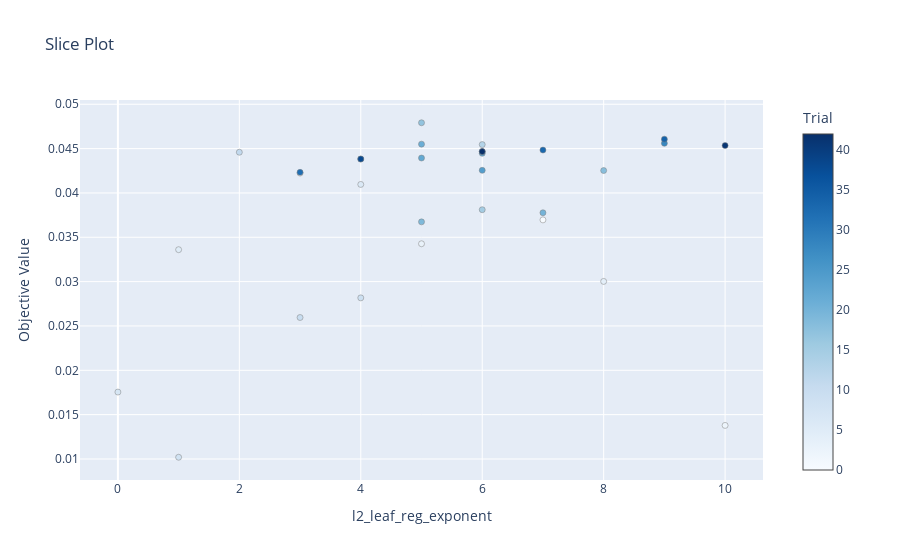
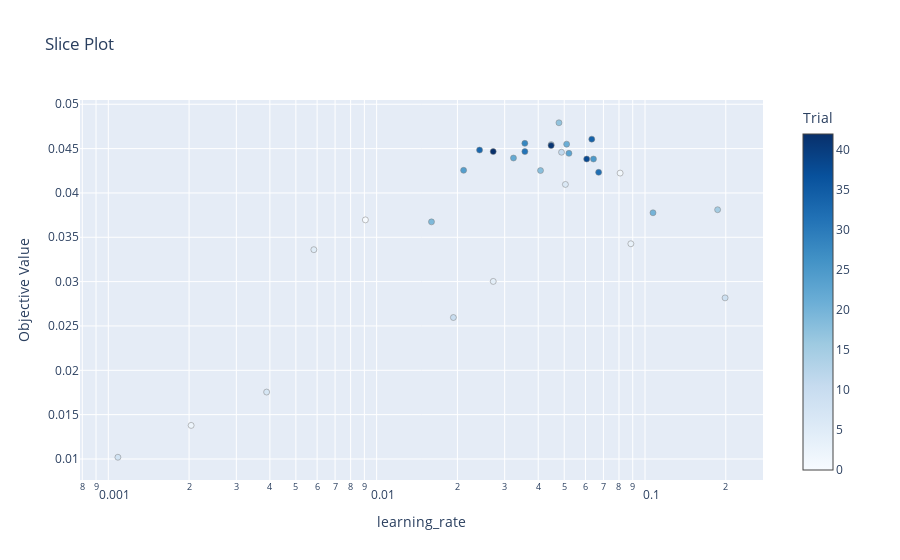
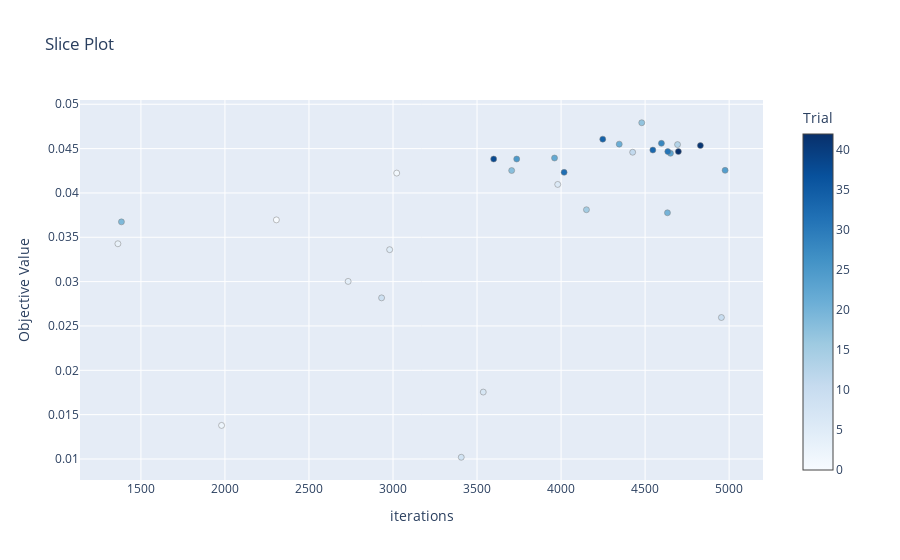
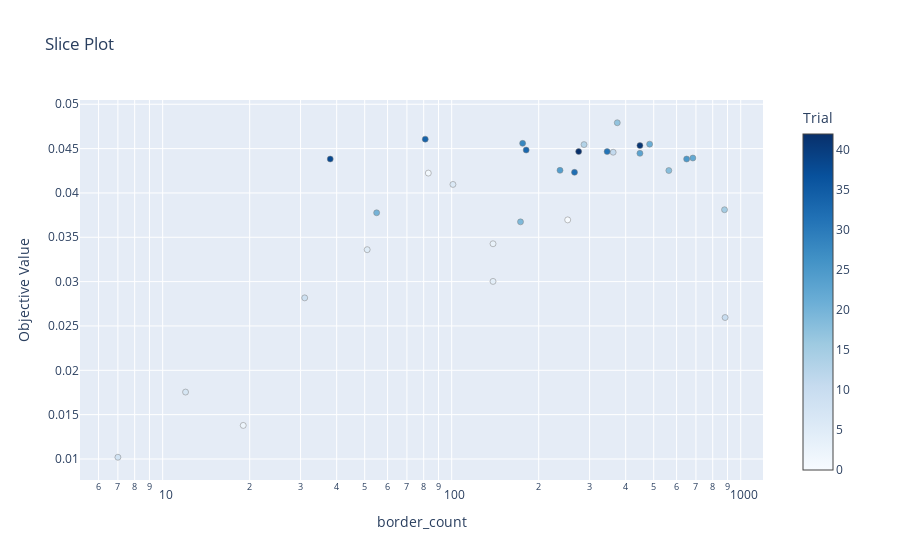

Source (notebook cell) for these figures, in order:
### Code cell
# visualise result
for param in study.best_params.keys():
    optuna.visualization.plot_slice(study, params=[param]).show()

### Figure 1 — Plotly figure (JSON) as saved in the notebook; plotly's stock layout.template omitted (floating-point values rounded to 4 significant figures)
{"data": [{"marker": {"color": [0, 1, 2, 3, 4, 5, 6, 7, 8, 9, 10, 11, 13, 15, 17, 18, 19, 20, 21, 22, 23, 24, 25, 28, 31, 32, 33, 34, 38, 41, 42], "colorbar": {"title": {"text": "Trial"}, "x": 1.0, "xpad": 40}, "colorscale": [[0.0, "rgb(247,251,255)"], [0.125, "rgb(222,235,247)"], [0.25, "rgb(198,219,239)"], [0.375, "rgb(158,202,225)"], [0.5, "rgb(107,174,214)"], [0.625, "rgb(66,146,198)"], [0.75, "rgb(33,113,181)"], [0.875, "rgb(8,81,156)"], [1.0, "rgb(8,48,107)"]], "line": {"color": "Grey", "width": 0.5}}, "mode": "markers", "name": "Feasible Trial", "showlegend": false, "x": [7, 3, 10, 5, 8, 1, 4, 0, 1, 4, 3, 2, 6, 6, 5, 8, 5, 7, 5, 5, 6, 6, 4, 9, 6, 3, 7, 9, 4, 10, 6], "y": [0.03696, 0.04224, 0.01379, 0.03427, 0.03002, 0.0336, 0.04096, 0.01755, 0.0102, 0.02817, 0.02595, 0.04459, 0.04545, 0.03811, 0.04791, 0.04253, 0.03674, 0.03776, 0.0455, 0.04394, 0.04446, 0.04255, 0.04382, 0.04559, 0.04466, 0.04232, 0.04484, 0.04607, 0.04383, 0.04534, 0.04467], "type": "scatter"}], "layout": {"title": {"text": "Slice Plot"}, "xaxis": {"title": {"text": "l2_leaf_reg_exponent"}}, "yaxis": {"title": {"text": "Objective Value"}}}}

### Figure 2 — Plotly figure (JSON) as saved in the notebook; plotly's stock layout.template omitted (floating-point values rounded to 4 significant figures)
{"data": [{"marker": {"color": [0, 1, 2, 3, 4, 5, 6, 7, 8, 9, 10, 11, 13, 15, 17, 18, 19, 20, 21, 22, 23, 24, 25, 28, 31, 32, 33, 34, 38, 41, 42], "colorbar": {"title": {"text": "Trial"}, "x": 1.0, "xpad": 40}, "colorscale": [[0.0, "rgb(247,251,255)"], [0.125, "rgb(222,235,247)"], [0.25, "rgb(198,219,239)"], [0.375, "rgb(158,202,225)"], [0.5, "rgb(107,174,214)"], [0.625, "rgb(66,146,198)"], [0.75, "rgb(33,113,181)"], [0.875, "rgb(8,81,156)"], [1.0, "rgb(8,48,107)"]], "line": {"color": "Grey", "width": 0.5}}, "mode": "markers", "name": "Feasible Trial", "showlegend": false, "x": [0.009079, 0.08078, 0.002035, 0.08858, 0.0272, 0.005834, 0.05051, 0.00389, 0.001086, 0.1988, 0.01932, 0.04886, 0.04471, 0.1865, 0.04779, 0.04079, 0.01601, 0.1071, 0.05105, 0.03235, 0.05207, 0.02109, 0.06427, 0.03566, 0.03568, 0.06718, 0.02418, 0.06334, 0.06064, 0.04469, 0.02719], "y": [0.03696, 0.04224, 0.01379, 0.03427, 0.03002, 0.0336, 0.04096, 0.01755, 0.0102, 0.02817, 0.02595, 0.04459, 0.04545, 0.03811, 0.04791, 0.04253, 0.03674, 0.03776, 0.0455, 0.04394, 0.04446, 0.04255, 0.04382, 0.04559, 0.04466, 0.04232, 0.04484, 0.04607, 0.04383, 0.04534, 0.04467], "type": "scatter"}], "layout": {"title": {"text": "Slice Plot"}, "xaxis": {"title": {"text": "learning_rate"}, "type": "log"}, "yaxis": {"title": {"text": "Objective Value"}}}}

### Figure 3 — Plotly figure (JSON) as saved in the notebook; plotly's stock layout.template omitted (floating-point values rounded to 4 significant figures)
{"data": [{"marker": {"color": [0, 1, 2, 3, 4, 5, 6, 7, 8, 9, 10, 11, 13, 15, 17, 18, 19, 20, 21, 22, 23, 24, 25, 28, 31, 32, 33, 34, 38, 41, 42], "colorbar": {"title": {"text": "Trial"}, "x": 1.0, "xpad": 40}, "colorscale": [[0.0, "rgb(247,251,255)"], [0.125, "rgb(222,235,247)"], [0.25, "rgb(198,219,239)"], [0.375, "rgb(158,202,225)"], [0.5, "rgb(107,174,214)"], [0.625, "rgb(66,146,198)"], [0.75, "rgb(33,113,181)"], [0.875, "rgb(8,81,156)"], [1.0, "rgb(8,48,107)"]], "line": {"color": "Grey", "width": 0.5}}, "mode": "markers", "name": "Feasible Trial", "showlegend": false, "x": [2306, 3022, 1980, 1363, 2733, 2980, 3980, 3537, 3406, 2932, 4954, 4426, 4693, 4151, 4480, 3706, 1384, 4633, 4346, 3961, 4651, 4976, 3736, 4597, 4635, 4018, 4546, 4248, 3599, 4829, 4698], "y": [0.03696, 0.04224, 0.01379, 0.03427, 0.03002, 0.0336, 0.04096, 0.01755, 0.0102, 0.02817, 0.02595, 0.04459, 0.04545, 0.03811, 0.04791, 0.04253, 0.03674, 0.03776, 0.0455, 0.04394, 0.04446, 0.04255, 0.04382, 0.04559, 0.04466, 0.04232, 0.04484, 0.04607, 0.04383, 0.04534, 0.04467], "type": "scatter"}], "layout": {"title": {"text": "Slice Plot"}, "xaxis": {"title": {"text": "iterations"}}, "yaxis": {"title": {"text": "Objective Value"}}}}

### Figure 4 — Plotly figure (JSON) as saved in the notebook; plotly's stock layout.template omitted (floating-point values rounded to 4 significant figures)
{"data": [{"marker": {"color": [0, 1, 2, 3, 4, 5, 6, 7, 8, 9, 10, 11, 13, 15, 17, 18, 19, 20, 21, 22, 23, 24, 25, 28, 31, 32, 33, 34, 38, 41, 42], "colorbar": {"title": {"text": "Trial"}, "x": 1.0, "xpad": 40}, "colorscale": [[0.0, "rgb(247,251,255)"], [0.125, "rgb(222,235,247)"], [0.25, "rgb(198,219,239)"], [0.375, "rgb(158,202,225)"], [0.5, "rgb(107,174,214)"], [0.625, "rgb(66,146,198)"], [0.75, "rgb(33,113,181)"], [0.875, "rgb(8,81,156)"], [1.0, "rgb(8,48,107)"]], "line": {"color": "Grey", "width": 0.5}}, "mode": "markers", "name": "Feasible Trial", "showlegend": false, "x": [252, 83, 19, 139, 139, 51, 101, 12, 7, 31, 883, 362, 287, 879, 374, 564, 173, 55, 484, 683, 448, 237, 650, 176, 345, 266, 181, 81, 38, 448, 275], "y": [0.03696, 0.04224, 0.01379, 0.03427, 0.03002, 0.0336, 0.04096, 0.01755, 0.0102, 0.02817, 0.02595, 0.04459, 0.04545, 0.03811, 0.04791, 0.04253, 0.03674, 0.03776, 0.0455, 0.04394, 0.04446, 0.04255, 0.04382, 0.04559, 0.04466, 0.04232, 0.04484, 0.04607, 0.04383, 0.04534, 0.04467], "type": "scatter"}], "layout": {"title": {"text": "Slice Plot"}, "xaxis": {"title": {"text": "border_count"}, "type": "log"}, "yaxis": {"title": {"text": "Objective Value"}}}}
